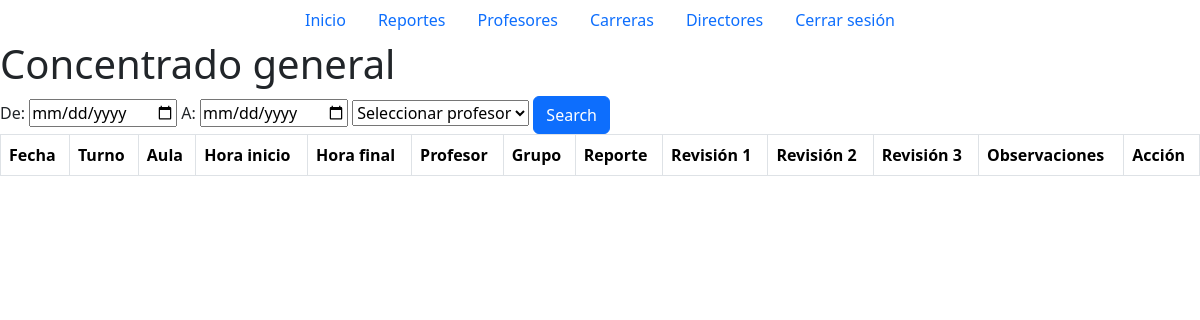
The page /layouts_admins/revisiones_all.php on the database as committed earlier.
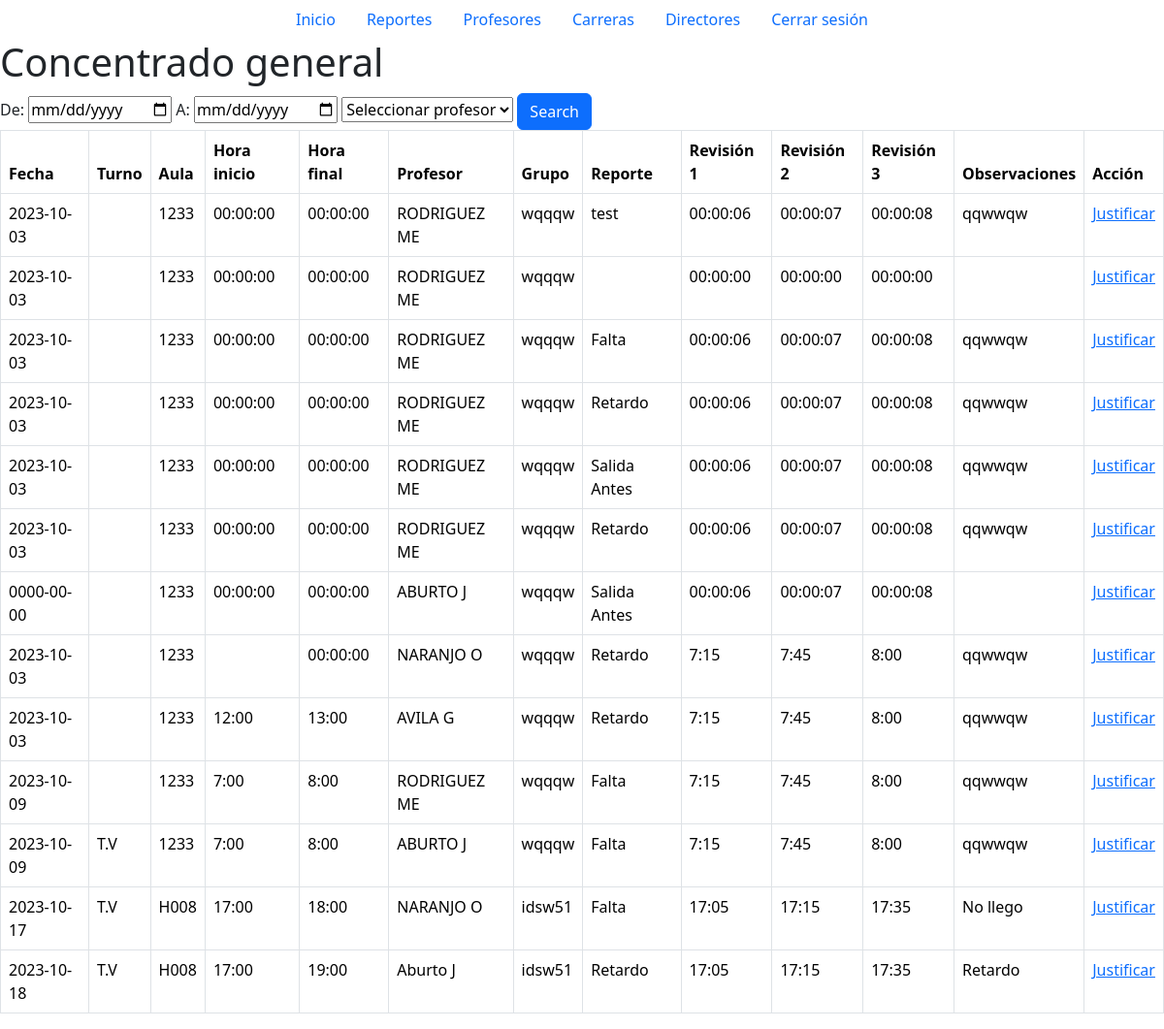
The same page on the database as committed later.
### tables this page shows
CREATE TABLE IF NOT EXISTS `revisiones` (
  `id` int NOT NULL AUTO_INCREMENT,
  `fecha` date NOT NULL,
  `turno` varchar(10) NOT NULL,
  `aula` varchar(10) DEFAULT NULL,
  `hora_inicio` varchar(10) NOT NULL,
  `hora_final` varchar(10) NOT NULL,
  `profesor` varchar(50) DEFAULT NULL,
  `grupo` varchar(10) DEFAULT NULL,
  `reporte` varchar(50) NOT NULL,
  `revision_1` varchar(10) NOT NULL,
  `revision_2` varchar(10) NOT NULL,
  `revision_3` varchar(10) NOT NULL,
  `observaciones` varchar(250) DEFAULT NULL,
  PRIMARY KEY (`id`),
  KEY `profesor` (`profesor`)
);

### layouts_admins/revisiones_all.php (the view, shortened to what this page needs)
<!DOCTYPE html>
<html lang="en">
<head>
    <link href="https://cdn.jsdelivr.net/npm/bootstrap@5.3.2/dist/css/bootstrap.min.css" rel="stylesheet">
</head>
<body>
<?php include ("navbar.php");?>
<h1>Concentrado general</h1>
<form action="" method="GET">
  <div>
    De: <input type="date" name="buscar_date1">
    A: <input type="date" name="buscar_date2">
        <select id="docente" name="c_profesor">
          <option value="">Seleccionar profesor</option>
        </select>
        <button type="submit" class="btn btn-primary" name="buscar_revi">Search</button>
  </div>
</form>
<?php
include ('../php/connection.php');
if(isset($_GET['buscar_revi'])){
  ?>
  <table class="table table-bordered">
  <thead>
    <tr>
      <th scope="col">Fecha</th>
      <th scope="col">Turno</th>
      <th scope="col">Aula</th>
      <th scope="col">Hora inicio</th>
      <th scope="col">Hora final</th>
      <th scope="col">Profesor</th>
      <th scope="col">Grupo</th>
      <th scope="col">Reporte</th>
      <th scope="col">Revisión 1</th>
      <th scope="col">Revisión 2</th>
      <th scope="col">Revisión 3</th>
      <th scope="col">Observaciones</th>
      <th scope="col">Acción</th>
    </tr>
  </thead>
  <tbody>
  <?php
  $date_1 = $_GET['buscar_date1'];
  $date_2 = $_GET['buscar_date2'];
  $profesor = $_GET['c_profesor'];
  $query = "SELECT * FROM revisiones WHERE fecha BETWEEN '$date_1'
  AND '$date_2' OR profesor = '$profesor'";
  $query_run = mysqli_query($connection, $query);
  if(mysqli_num_rows($query_run) > 0){
    foreach($query_run as $items){
      ?>
      <tr>
        <td><?= $items['fecha'];?></td>
        <td><?= $items['turno'];?></td>
        <td><?= $items['aula'];?></td>
        <td><?= $items['hora_inicio'];?></td>
        <td><?= $items['hora_final'];?></td>
        <td><?= $items['profesor'];?></td>
        <td><?= $items['grupo'];?></td>
        <td><?= $items['reporte'];?></td>
        <td><?= $items['revision_1'];?></td>
        <td><?= $items['revision_2'];?></td>
        <td><?= $items['revision_3'];?></td>
        <td><?= $items['observaciones'];?></td>
        <td>Acción</td>
      </tr>
      <?php
    }
  }else{
    ?>
    <tr>
      <td colspan="4">No se encontraron resultados</td>
    </tr>
    <?php
  }
  ?>
  <a href="revisiones_all.php"><button type="submit" class="btn btn-primary">Borrar busqueda</button></a>
  <?php
}else{
  ?>
  <table class="table table-bordered">
  <thead>
    <tr>
      <th scope="col">Fecha</th>
      <th scope="col">Turno</th>
      <th scope="col">Aula</th>
      <th scope="col">Hora inicio</th>
      <th scope="col">Hora final</th>
      <th scope="col">Profesor</th>
      <th scope="col">Grupo</th>
      <th scope="col">Reporte</th>
      <th scope="col">Revisión 1</th>
      <th scope="col">Revisión 2</th>
      <th scope="col">Revisión 3</th>
      <th scope="col">Observaciones</th>
      <th scope="col">Acción</th>
    </tr>
  </thead>
  <?php
    include('../php/connection.php');
    $consul = "SELECT * FROM revisiones";
    $resul = mysqli_query($connection, $consul) or die ("Algo salio mal");
    while($column = mysqli_fetch_array($resul)){
    echo "<tbody>";
        echo "<tr>";
        echo "<td>".$column['fecha']."</td>";
        echo "<td>".$column['turno']."</td>";
        echo "<td>".$column['aula']."</td>";
        echo "<td>".$column['hora_inicio']."</td>";
        echo "<td>".$column['hora_final']."</td>";
        echo "<td>".$column['profesor']."</td>";
        echo "<td>".$column['grupo']."</td>";
        echo "<td>".$column['reporte']."</td>";
        echo "<td>".$column['revision_1']."</td>";
        echo "<td>".$column['revision_2']."</td>";
        echo "<td>".$column['revision_3']."</td>";
        echo "<td>".$column['observaciones']."</td>";
        echo "<td><a href=>Justificar</td>";
        echo "</tr>";
    echo "</tbody>";
    }
}
?>
</body>
</html>

### layouts_admins/navbar.php
<ul class="nav justify-content-center">
  <li class="nav-item">
    <a class="nav-link active" aria-current="page" href="#">Inicio</a>
  </li>
  <li class="nav-item">
    <a class="nav-link" href="revisiones_all.php">Reportes</a>
  </li>
  <li class="nav-item">
    <a class="nav-link" href="profesores.php">Profesores</a>
  </li>
  <li class="nav-item">
    <a class="nav-link" href="carreras.php">Carreras</a>
  </li>
  <li class="nav-item">
    <a class="nav-link" href="directores.php">Directores</a>
  </li>
  <li class="nav-item">
    <a class="nav-link" href="#" aria-disabled="false">Cerrar sesión</a>
  </li>
</ul>

Rows that differ between the two databases and show on the page:
added revisiones: fecha "2023-10-03", aula "1233", hora_inicio "00:00:00", hora_final "00:00:00", profesor "RODRIGUEZ ME", grupo "wqqqw", reporte "test", revision_1 "00:00:06", revision_2 "00:00:07", revision_3 "00:00:08", observaciones "qqwwqw"
added revisiones: fecha "2023-10-03", aula "1233", hora_inicio "00:00:00", hora_final "00:00:00", profesor "RODRIGUEZ ME", grupo "wqqqw", revision_1 "00:00:00", revision_2 "00:00:00", revision_3 "00:00:00"
added revisiones: fecha "2023-10-03", aula "1233", hora_inicio "00:00:00", hora_final "00:00:00", profesor "RODRIGUEZ ME", grupo "wqqqw", reporte "Falta", revision_1 "00:00:06", revision_2 "00:00:07", revision_3 "00:00:08", observaciones "qqwwqw"
added revisiones: fecha "2023-10-03", aula "1233", hora_inicio "00:00:00", hora_final "00:00:00", profesor "RODRIGUEZ ME", grupo "wqqqw", reporte "Retardo", revision_1 "00:00:06", revision_2 "00:00:07", revision_3 "00:00:08", observaciones "qqwwqw"
added revisiones: fecha "2023-10-03", aula "1233", hora_inicio "00:00:00", hora_final "00:00:00", profesor "RODRIGUEZ ME", grupo "wqqqw", reporte "Salida Antes", revision_1 "00:00:06", revision_2 "00:00:07", revision_3 "00:00:08", observaciones "qqwwqw"
added revisiones: fecha "2023-10-03", aula "1233", hora_inicio "00:00:00", hora_final "00:00:00", profesor "RODRIGUEZ ME", grupo "wqqqw", reporte "Retardo", revision_1 "00:00:06", revision_2 "00:00:07", revision_3 "00:00:08", observaciones "qqwwqw"
added revisiones: fecha "0000-00-00", aula "1233", hora_inicio "00:00:00", hora_final "00:00:00", profesor "ABURTO J", grupo "wqqqw", reporte "Salida Antes", revision_1 "00:00:06", revision_2 "00:00:07", revision_3 "00:00:08"
added revisiones: fecha "2023-10-03", aula "1233", hora_final "00:00:00", profesor "NARANJO O", grupo "wqqqw", reporte "Retardo", revision_1 "7:15", revision_2 "7:45", revision_3 "8:00", observaciones "qqwwqw"
added revisiones: fecha "2023-10-03", aula "1233", hora_inicio "12:00", hora_final "13:00", profesor "AVILA G", grupo "wqqqw", reporte "Retardo", revision_1 "7:15", revision_2 "7:45", revision_3 "8:00", observaciones "qqwwqw"
added revisiones: fecha "2023-10-09", aula "1233", hora_inicio "7:00", hora_final "8:00", profesor "RODRIGUEZ ME", grupo "wqqqw", reporte "Falta", revision_1 "7:15", revision_2 "7:45", revision_3 "8:00", observaciones "qqwwqw"
added revisiones: fecha "2023-10-09", turno "T.V", aula "1233", hora_inicio "7:00", hora_final "8:00", profesor "ABURTO J", grupo "wqqqw", reporte "Falta", revision_1 "7:15", revision_2 "7:45", revision_3 "8:00", observaciones "qqwwqw"
added revisiones: fecha "2023-10-17", turno "T.V", aula "H008", hora_inicio "17:00", hora_final "18:00", profesor "NARANJO O", grupo "idsw51", reporte "Falta", revision_1 "17:05", revision_2 "17:15", revision_3 "17:35", observaciones "No llego"
added revisiones: fecha "2023-10-18", turno "T.V", aula "H008", hora_inicio "17:00", hora_final "19:00", profesor "Aburto J", grupo "idsw51", reporte "Retardo", revision_1 "17:05", revision_2 "17:15", revision_3 "17:35", observaciones "Retardo"
